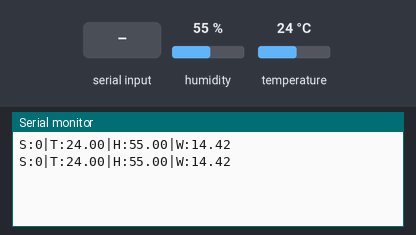
Recording of a sketch running on a simulated Arduino Uno, built with avr-gcc and run on an emulated ATmega328P. Shown: the last lines printed to the serial monitor. Wiring (inferred from the names in the program): DHT22 sensor: data pin 13. Inputs (shaded band) come from the test bench; at power-on: humidity 55 %, temperature 24 °C.

Above: at 1.2 s.
1.3 s: "90,45\n" received over Serial
3.6 s: humidity set to 22 %
At 4.5 s:
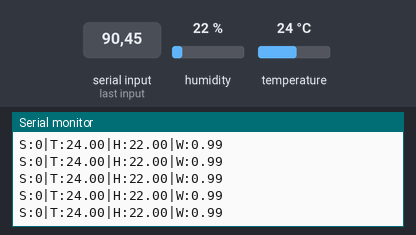
7.7 s: temperature set to 12 °C
At 8.5 s:
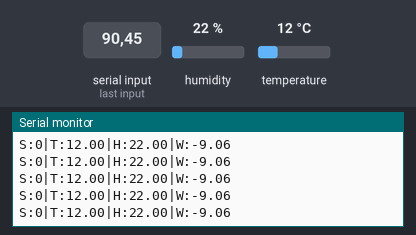
11.8 s: "5\n" received over Serial
15.9 s: "30,150\n" received over Serial
20.0 s: humidity set to 68 %
At 20.7 s:
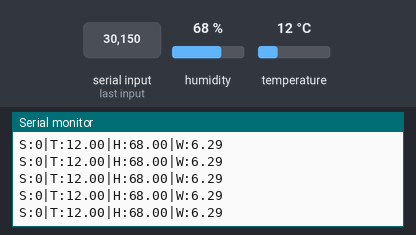
Timing chart, 0 to 23.0 s (numbered marks = the images above; inputs shaded):
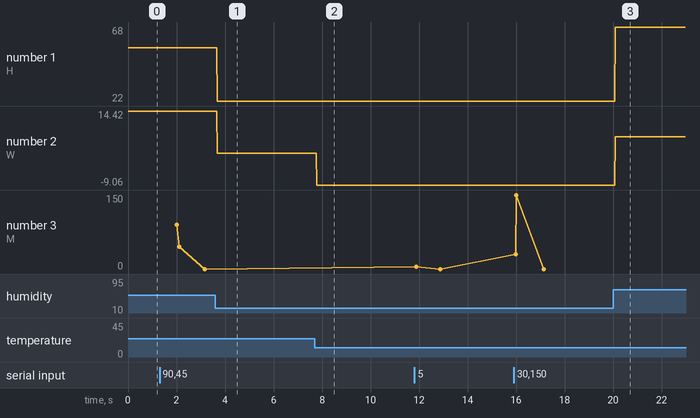

Measured:
- after the input at 3.6 s, the serial monitor: prints a new line after 0.08 s (image 1)
- after the input at 7.7 s, the serial monitor: prints a new line after 0.09 s (image 2)
- after the input at 20.0 s, the serial monitor: prints a new line after 0.09 s (image 3)
- plotted number 1: 55 → 22 after the input at 3.6 s, 22 → 68 after the input at 20.0 s
- plotted number 2: 14.42 → 0.99 after the input at 3.6 s, 0.99 → -9.06 after the input at 7.7 s, -9.06 → 6.29 after the input at 20.0 s

The sketch:

temperature-dht22.ino
```cpp
#include <dht.h>

dht DHT;

#define DHT22_PIN 13

int DELAY=1000;

// dewPoint function NOAA
// reference (1) : http://wahiduddin.net/calc/density_algorithms.htm
// reference (2) : http://www.colorado.edu/geography/weather_station/Geog_site/about.htm
//

double dewPoint(double temperature, double humidity) {
  // (1) Saturation Vapor Pressure = ESGG(T)
  double RATIO = 373.15 / (273.15 + temperature);
  double RHS = -7.90298 * (RATIO - 1);
  RHS += 5.02808 * log10(RATIO);
  RHS += -1.3816e-7 * (pow(10, (11.344 * (1 - 1/RATIO ))) - 1) ;
  RHS += 8.1328e-3 * (pow(10, (-3.49149 * (RATIO - 1))) - 1) ;
  RHS += log10(1013.246);

  // factor -3 is to adjust units - Vapor Pressure SVP * humidity
  double VP = pow(10, RHS - 3) * humidity;

  // (2) DEWPOINT = F(Vapor Pressure)
  double T = log(VP/0.61078);   // temp var
  return (241.88 * T) / (17.558 - T);
}

void setup() {
  Serial.begin(9600);
}

void loop() {
  if (Serial.available() > 0) {
    DELAY = Serial.parseInt();

    Serial.print("M:");
    Serial.println(DELAY);
  }

  int chk = DHT.read22(DHT22_PIN);
  Serial.print("S:");
  Serial.print(chk);
  Serial.print("|T:");
  Serial.print(DHT.temperature, 2);
  Serial.print("|H:");
  Serial.print(DHT.humidity, 2);
  Serial.print("|W:");
  Serial.println(dewPoint(DHT.temperature,DHT.humidity), 2);
  delay(DELAY);
}
```
